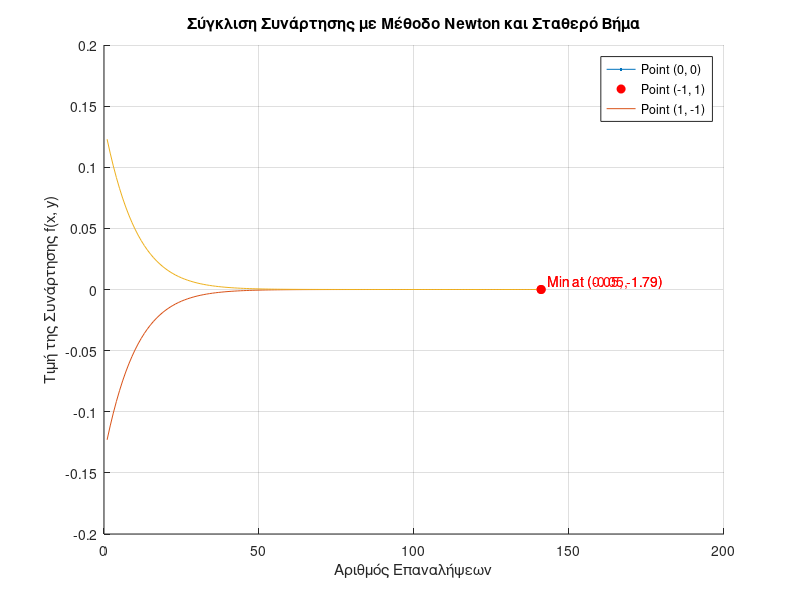

Recreate this plot in MATLAB.
% Ορισμός της συνάρτησης f(x, y) και του gradient και Hessian
f = @(x) x(1)^5 * exp(-x(1)^2 - x(2)^2); % Συναρτηση f(x, y)
% Υπολογισμός του gradient (παράγωγοι)
grad_f = @(x) [5*x(1)^4 * exp(-x(1)^2 - x(2)^2) - 2*x(1)^6 * exp(-x(1)^2 - x(2)^2); ...
               -2*x(1)^5 * x(2) * exp(-x(1)^2 - x(2)^2)];
% Υπολογισμός του Hessian (δευτέρες παράγωγοι)
hessian_f = @(x) [20*x(1)^3 * exp(-x(1)^2 - x(2)^2) - 12*x(1)^5 * exp(-x(1)^2 - x(2)^2), ...
                  -10*x(1)^4 * x(2) * exp(-x(1)^2 - x(2)^2);
                  -10*x(1)^4 * x(2) * exp(-x(1)^2 - x(2)^2), ...
                  -2*x(1)^5 * exp(-x(1)^2 - x(2)^2) - 2*x(1)^5 * exp(-x(1)^2 - x(2)^2)];
% Σημεία εκκίνησης
initial_points = [0, 0; -1, 1; 1, -1];
% Υλοποίηση της μεθόδου του Newton με σταθερό βήμα
epsilon = 1e-6; % Όριο σύγκλισης
max_iter = 500; % Μέγιστος αριθμός επαναλήψεων
gamma = 0.1; % Σταθερό βήμα για (α)
% Δημιουργία του διαγράμματος για τη σύγκλιση
figure;
hold on;
% Λίστα για το χρώμα κάθε γραμμής
line_colors = lines(size(initial_points, 1));
for i = 1:size(initial_points, 1)
    x = initial_points(i, :)';
    f_values = []; % Για να αποθηκεύσουμε τις τιμές της συνάρτησης κατά την πορεία
    converged = false; % Έλεγχος αν συγκλίνουμε
    min_point = []; % Για αποθήκευση του σημείου του τοπικού ελάχιστου
    min_f_value = []; % Για αποθήκευση της τιμής της συνάρτησης στο τοπικό ελάχιστο
    
    for k = 1:max_iter
        grad = grad_f(x); % Υπολογισμός του gradient
        H = hessian_f(x); % Υπολογισμός του Hessian
        
        % Υπολογισμός του βήματος Newton: d = -H^-1 * grad
        d = -inv(H) * grad;
        
        % Ενημερώνουμε την τιμή του x με το σταθερό βήμα
        x = x + gamma * d;
        
        % Αποθηκεύουμε την τιμή της συνάρτησης για σύγκριση
        f_values = [f_values; f(x)];
        
        % Έλεγχος σύγκλισης
        if norm(grad) < epsilon
            converged = true; % Αν συγκλίνει
            min_point = x; % Αποθήκευση του σημείου ελάχιστου
            min_f_value = f(x); % Αποθήκευση της τιμής της συνάρτησης στο ελάχιστο
            % Εκτύπωση σύγκλισης και αριθμού επαναλήψεων στην κονσόλα
            fprintf('Μέθοδος Newton με Σταθερό Βήμα: Αρχικό σημείο: (%f, %f), Σύγκλιση σε (%f, %f) σε %d επαναλήψεις.\n', ...
                initial_points(i, 1), initial_points(i, 2), x(1), x(2), k);
            break; % Σταματάμε αν συγκλίνει
        end
    end
    
    if ~converged
        fprintf('Μέθοδος Newton με Σταθερό Βήμα: Αρχικό σημείο: (%f, %f) ΔΕΝ συγκλίνει εντός των %d επαναλήψεων.\n', ...
            initial_points(i, 1), initial_points(i, 2), max_iter);
    end
    
    % Εμφανίζουμε τη σύγκλιση της συνάρτησης στο διάγραμμα
    plot(1:length(f_values), f_values, 'Color', line_colors(i, :)); % Χρήση συγκεκριμένου χρώματος για κάθε γραμμή
    
    % Αν συγκλίνει, εμφανίζουμε το σημείο του ελάχιστου
    if converged
        plot(length(f_values), min_f_value, 'ro', 'MarkerFaceColor', 'r'); % Εμφάνιση του σημείου ελάχιστου
        text(length(f_values), min_f_value, sprintf('  Min at (%.2f, %.2f)', min_point(1), min_point(2)), ...
            'Color', 'r', 'VerticalAlignment', 'bottom', 'HorizontalAlignment', 'left');
    end
end
% Ρυθμίσεις του διαγράμματος
xlabel('Αριθμός Επαναλήψεων');
ylabel('Τιμή της Συνάρτησης f(x, y)');
title('Σύγκλιση Συνάρτησης με Μέθοδο Newton και Σταθερό Βήμα');
% Εμφάνιση μόνο των χρωμάτων των γραμμών στο legend (χωρίς "data 1", "data 2", "data 3")
legend({'Point (0, 0)', 'Point (-1, 1)', 'Point (1, -1)'}, 'Location', 'best'); % Άδειες ετικέτες στο legend
grid on;
hold off;